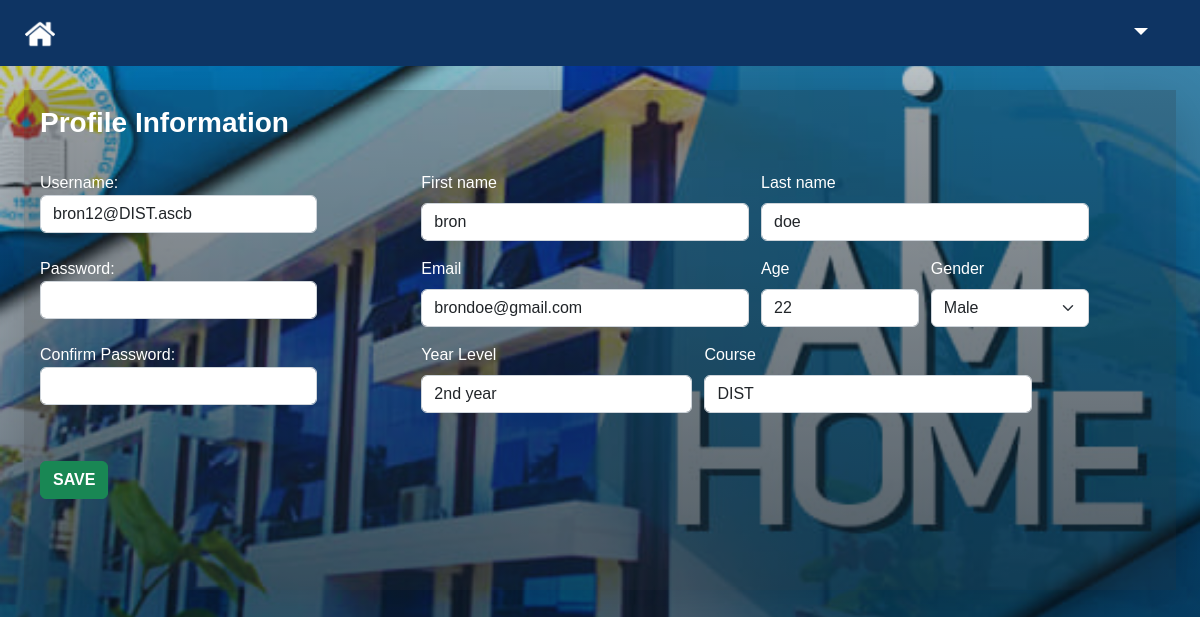
/student-pov/profile-student.php (signed in), run on the app's committed database.
### tables this page shows
CREATE TABLE `students` (
  `id` int(11) NOT NULL,
  `stud_id` int(11) NOT NULL,
  `firstname` varchar(255) NOT NULL,
  `lastname` varchar(255) NOT NULL,
  `email` varchar(255) NOT NULL,
  `proof_img` text NOT NULL,
  `age` int(255) NOT NULL,
  `gender` enum('male','female') NOT NULL,
  `course` varchar(255) NOT NULL,
  `yearlvl` varchar(255) NOT NULL,
  `is_enrolled` varchar(255) NOT NULL,
  `form_filled` tinyint(1) NOT NULL
);

CREATE TABLE `users` (
  `id` int(11) NOT NULL,
  `username` varchar(255) NOT NULL,
  `password` varchar(255) DEFAULT NULL,
  `role` varchar(255) NOT NULL
);

### student-pov/profile-student.php (the view, shortened to what this page needs)
<?php
include('../dbcon/dbconnect.php');
$id = $_SESSION['id'];
$result = $mysqli->query("SELECT users.username as user, users.password as pass, students.* FROM `students` JOIN users ON students.stud_id = users.id WHERE users.id = '$id'");
$studs = $result->fetch_all(MYSQLI_ASSOC);
?>
<!DOCTYPE html>
<html lang="en">
<head>
  <link rel="stylesheet" href="../assets/css/student-dash.css" />
  <link rel="stylesheet" href="../assets/css/bootstrap.min.css" />
  <link rel="stylesheet" href="../assets/css/googleFonts.css" />
</head>
<body>
  <?php include('stud-navbar.php') ?>
  <div class="container-fluid p-4">
    <div class=" bg-content shadow-lg">
      <div class="subtitle text-start p-3">
        <h3 class="fw-bold text-white  mb-3">Profile Information</h3>
      </div>
      <form action="../process.php" method="post">
        <div class="row text-white px-3">
          <div class="col-4">
            <label for="username">Username:</label>
            <input type="text" name="username" id="username" class="form-control w-75" value="<?= $studs[0]['user'] ?>" required>
            <br>
            <label for="password">Password:</label>
            <input type="password" name="password" id="password" class="form-control w-75" required>
            <br>
            <label for="cpassword">Confirm Password:</label>
            <input type="password" name="password" class="form-control w-75" id="cpassword" required>
          </div>
          <div class="col-7">
            <div class="row">
              <div class="col-md-6">
                <label for="firstname" class="form-label">First name</label>
                <input type="text" name="firstname" class="form-control" id="firstname" value="<?= $studs[0]['firstname'] ?>" required />
              </div>
              <div class="col-md-6">
                <label for="lastname" class="form-label">Last name</label>
                <input type="text" name="lastname" class="form-control" id="lastname" value="<?= $studs[0]['lastname'] ?>" required />
              </div>
              <div class="col-md-6 my-3">
                <label for="email" class="form-label">Email</label>
                <input type="email" name="email" class="form-control" id="email" value="<?= $studs[0]['email'] ?>" required />
              </div>
              <div class="col-md my-3">
                <label for="age" class="form-label">Age</label>
                <input type="text" name="age" class="form-control" value="<?= $studs[0]['age'] ?>" id="age" />
              </div>
              <div class="col-md-3 my-3">
                <label for="gender" class="form-label">Gender</label>
                <select class="form-select" name="gender" aria-label="Default select example" id="gender" value="<?= $studs[0]['gender'] ?>">
                  <option value="male">Male</option>
                </select>
              </div>
              <div class="col-md-5">
                <label for="yearlevel" class="form-label">Year Level</label>
                <input type="text" name="yearlevel" class="form-control" id="yearlevel" value="<?= $studs[0]['yearlvl'] ?>" required />
              </div>
              <div class="col-md-6">
                <label for="course" class="form-label">Course</label>
                <input type="text" name="course" class="form-control" id="course" value="<?= $studs[0]['course'] ?>" required />
              </div>
            </div>
          </div>
        </div>
        <button type="submit" name="updatestudinfo" id="validatebtn" class="btn btn-success ms-3 mt-5 fw-bold savebtn">SAVE</button>
      </form>
    </div>
  </div>
</body>
</html>

### assets/css/student-dash.css (style rules this page uses)
* { margin: 0; padding: 0; box-sizing: border-box; font-family: "poppins", sans-serif; }
body { background-image: linear-gradient( rgba(9, 32, 50, 0.219), rgba(9, 32, 50, 0.8) ), url(../imgs/kini\ ra.jpg); background-position: center; background-size: cover; background-repeat: no-repeat; overflow-y: auto; min-height: 100vh; }
.bg-content { background-color: rgba(34, 34, 34, 0.219); height: 500px; }

### data on the page
students: username "bron12@DIST.ascb", firstname "bron", lastname "doe", email "brondoe@gmail.com", age "22", gender "Male", yearlevel "2nd year", course "DIST"
